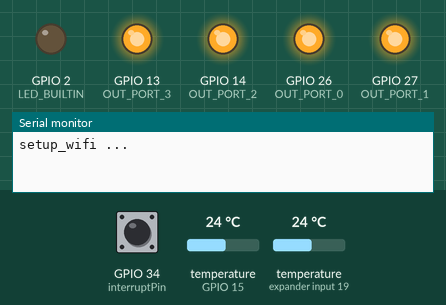
This sketch was run on a simulated ESP32. Shown: output pins drawn as LEDs (lit = HIGH), the last lines printed to the serial monitor. Dashed ring = blinking. Inputs (shaded band) come from the test bench; at power-on: GPIO 34 (interruptPin) HIGH, temperature (sensors on GPIO 15, expander input 19) 24 °C. WiFi joins after 1.5 s; servers stay silent unless stated.

Above: at 0.1 s.
At 3.89 s:
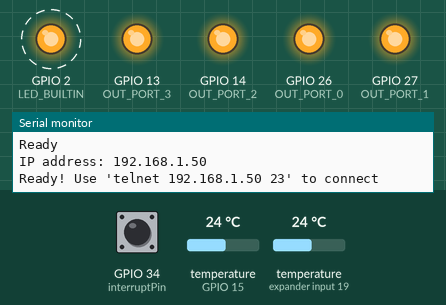
4.3 s: GPIO 34 (interruptPin) pulled LOW for 1.3 s
8.5 s: GPIO 34 (interruptPin) pulsed LOW 5 times (0.12 s each, 0.3 s apart)
Timing chart, 0 to 18.0 s (numbered marks = the images above; inputs shaded):
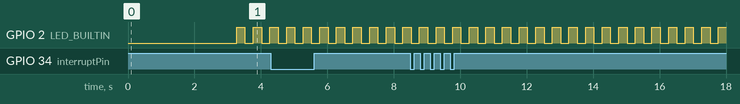

Measured:
- by itself, GPIO 2 (LED_BUILTIN): alternates HIGH for 0.25 s and LOW for 0.25 s

The sketch:

Atmor.ino
```cpp
#include <OneWire.h>
#include <DallasTemperature.h>
//#include "BluetoothSerial.h"
#include <WiFi.h>
#include <ESPmDNS.h>
#include <WiFiUdp.h>
#include <ArduinoOTA.h>

//const char* ssid = "D224_2.4G";
const char* ssid = "4OBEZYAN";
const char* password = "1qazxsw2";

//BluetoothSerial SerialBT;

volatile int PulseWaterCount;
volatile float  TempWaterIN = 0;
volatile float  TempWaterOUT = 0;
volatile float  TempWaterDUD = 0;
volatile float  TempWaterDest = 39.0;
volatile float  WaterFlow;
#define MAX_POSIBLE_DELTA 12.0 //Max heating possible at 5kw

volatile byte pow1 = 0; // 0 to 4
volatile byte pow2 = 0; // 0 to 4
volatile byte power = 0;  // 0 to 9, 0->off 9->5KW

volatile int preHeatCnt = 0;
volatile int postHeatCnt = 0;

#define LED_BUILTIN  2
#define interruptPin  34
#define ONE_WIRE_BUS 15
#define OUT_PORT_3 13
#define OUT_PORT_2 14
#define OUT_PORT_1 27
#define OUT_PORT_0 26
#define PRE_HEAT_SET 120
#define POST_HEAT_SET 120

#define P2KW OUT_PORT_0
#define P3KW OUT_PORT_1

volatile int qSec = 0; // 1/4 sec counter
bool bNewQSec = false;
bool isWaterFlow = false;
bool isWiFiInitDone = false;
bool isOTAinProgress = false;

OneWire oneWire(ONE_WIRE_BUS);
DallasTemperature sensors(&oneWire);

WiFiServer telnetServer(23); // --> default port for communication usign TELNET protocol | Server Instance
WiFiClient telnetClient; // --> Client Instanse

volatile int interruptCounter;
int totalInterruptCounter;
hw_timer_t * timer = NULL;
portMUX_TYPE timerMux = portMUX_INITIALIZER_UNLOCKED;

enum STATE {
  _IDLE,
  _PRE_HEAT,
  _HEAT,
  _POST_HEAT
} eState = _IDLE;

uint secondI = 0; // seconds counter

//1->25% 2->50% 3->75% 4->100%
static const byte powTbl[][2] = {
  {0, 0}, // 0.0
  {1, 0}, // 0.5
  {2, 0}, // 1.0
  {3, 0}, // 1.5
  {4, 0}, // 2.0
  {2, 2}, // 2.5
  {0, 4}, // 3.0
  {1, 4}, // 3.5
  {2, 4}, // 4.0
  {3, 4}, // 4.5
  {4, 4}  // 5.0
};


///////////////////////////////////////////////////////////////////
void IRAM_ATTR onTimer()
{
  //portENTER_CRITICAL_ISR(&timerMux);
  bNewQSec = true;
  //portEXIT_CRITICAL_ISR(&timerMux);
}
///////////////////////////////////////////////////////////////////
void IRQcounter()
{
  PulseWaterCount++;
}
///////////////////////////////////////////////////////////////////
void setup_timer()
{
  timer = timerBegin(0, 80, true);
  timerAttachInterrupt(timer, &onTimer, true);
  timerAlarmWrite(timer, 250000, true); //1000000 = 1 sec
  timerAlarmEnable(timer);
}
void setup_io()
{
  pinMode(LED_BUILTIN, OUTPUT);
  pinMode(interruptPin, INPUT_PULLUP);
  pinMode(OUT_PORT_0, OUTPUT);
  pinMode(OUT_PORT_1, OUTPUT);
  pinMode(OUT_PORT_2, OUTPUT);
  pinMode(OUT_PORT_3, OUTPUT);
  digitalWrite(OUT_PORT_0, HIGH);
  digitalWrite(OUT_PORT_1, HIGH);
  digitalWrite(OUT_PORT_2, HIGH);
  digitalWrite(OUT_PORT_3, HIGH);
}
void setup_wifi()
{
  Serial.println("setup_wifi ...");
  WiFi.mode(WIFI_STA);
  WiFi.begin(ssid, password);
  delay(3000);
  if (WiFi.waitForConnectResult() != WL_CONNECTED)
  {
    Serial.println("Connection Failed!");
    WiFi.setAutoReconnect(false);
    WiFi.disconnect();
    return;
    //delay(5000);
    //Serial.println(" Rebooting...");
    //ESP.restart();
  }
  // Port defaults to 3232
  // ArduinoOTA.setPort(3232);

  WiFi.setAutoReconnect(true);
  ArduinoOTA.setHostname("Atmor");

  // No authentication by default
  // ArduinoOTA.setPassword("admin")
  // Password can be set with it's md5 value as well
  // MD5(admin) = 21232f297a57a5a743894a0e4a801fc3
  // ArduinoOTA.setPasswordHash("21232f297a57a5a743894a0e4a801fc3");

  ArduinoOTA
  .onStart([]() {
    isOTAinProgress = true;
    telnetServer.close();

    String type;
    if (ArduinoOTA.getCommand() == U_FLASH)
      type = "sketch";
    else // U_SPIFFS
      type = "filesystem";

    // NOTE: if updating SPIFFS this would be the place to unmount SPIFFS using SPIFFS.end()
    Serial.println("Start updating " + type);
  })
  .onEnd([]() {
    isOTAinProgress = false;
    Serial.println("\nEnd");
  })
  .onProgress([](unsigned int progress, unsigned int total) {
    Serial.printf("Progress: %u%%\r", (progress / (total / 100)));
  })
  .onError([](ota_error_t error) {
    Serial.printf("Error[%u]: ", error);
    isOTAinProgress = false;
    if (error == OTA_AUTH_ERROR) Serial.println("Auth Failed");
    else if (error == OTA_BEGIN_ERROR) Serial.println("Begin Failed");
    else if (error == OTA_CONNECT_ERROR) Serial.println("Connect Failed");
    else if (error == OTA_RECEIVE_ERROR) Serial.println("Receive Failed");
    else if (error == OTA_END_ERROR) Serial.println("End Failed");
  });
  ArduinoOTA.begin();
  Serial.println("Ready");
  Serial.print("IP address: ");
  Serial.println(WiFi.localIP());

  setup_telnet();
  isWiFiInitDone = true;
}
void setup_telnet() {

  telnetServer.begin();
  telnetServer.setNoDelay(true); // --> Won't be storing data into buffer and wait for the ack. rather send the next data and in case nack is received, it will resend the whole data
  Serial.print("Ready! Use 'telnet ");
  Serial.print(WiFi.localIP());
  Serial.println(" 23' to connect");
}
///////////////////////////////////////////////////////////////////
size_t DEBUG(const char *format, ...)
{
  char loc_buf[64];
  char * temp = loc_buf;
  va_list arg;
  va_list copy;
  va_start(arg, format);
  va_copy(copy, arg);
  size_t len = vsnprintf(NULL, 0, format, arg);
  va_end(copy);
  if (len >= sizeof(loc_buf)) {
    temp = new char[len + 1];
    if (temp == NULL) {
      return 0;
    }
  }
  len = vsnprintf(temp, len + 1, format, arg);
  Serial.write((uint8_t*)temp, len);
  if (telnetClient && telnetClient.connected())
    telnetClient.write((uint8_t*)temp, len);

  va_end(arg);
  if (len > 64) {
    delete[] temp;
  }
  return len;
}
///////////////////////////////////////////////////////////////////
void telnet_handle()
{
  //check if there are any new clients
  if (telnetServer.hasClient())
  {
    if (telnetClient)
      telnetClient.stop();
    telnetClient = telnetServer.available();
    DEBUG("New Telnet Client connected\n");
    DEBUG(" WIn > WOut | Flow| Power\n");
  }

  //check client for data
  if (telnetClient && telnetClient.connected()) {
    if (telnetClient.available())
    {
      //get data from the telnet client and push it to the UART
      while (telnetClient.available())
      {
        char ch = telnetClient.read();
        if (ch < 127 && ch >= ' ')
          Serial.write(ch);
      }
    }
  }
}
///////////////////////////////////////////////////////////////////
void readAllTemp()
{
  //sensors.requestTemperatures(); // Send the command to get temperatures
  float t;
  t = sensors.getTempCByIndex(1);
  if (t > 0)
    TempWaterIN = t;
  t = sensors.getTempCByIndex(0);
  if (t > 0)
    TempWaterOUT = t;
  sensors.requestTemperatures(); // Send the command to get temperatures
}
/*
  void readTempWaterIN()
  {
  sensors.requestTemperaturesByIndex(1);
  TempWaterIN = sensors.getTempCByIndex(1);
  if(TempWaterIN < 0)
    TempWaterIN = 0;
  }
  void readTempWaterOUT()
  {
  sensors.requestTemperaturesByIndex(0);
  TempWaterOUT = sensors.getTempCByIndex(0);
  if(TempWaterOUT < 0)
    TempWaterOUT = 0;
  }
*/
///////////////////////////////////////////////////////////////////
byte CalcPow()
{
  int nNewPow = power;
  if (TempWaterDUD > TempWaterDest)
  {
    return 0;
  }

  if (TempWaterIN < (TempWaterDest - MAX_POSIBLE_DELTA))
    nNewPow = 10;

  float diff =  TempWaterDest - TempWaterOUT;

  if (diff > 1.0)
    nNewPow++;
  if (diff > 5.0)
    nNewPow++;

  if (diff < -1.0)
    nNewPow--;
  if (diff < -5.0)
    nNewPow--;

  if (nNewPow > 10)
    nNewPow = 10;

  if (nNewPow < 0)
    nNewPow = 0;

  return nNewPow;
}
///////////////////////////////////////////////////////////////////
void SetPow(byte nNewPow)
{
  if (nNewPow > 10)
    nNewPow = 10;

  power = nNewPow;
  pow1 = powTbl[power][0];
  pow2 = powTbl[power][1];
}
///////////////////////////////////////////////////////////////////
void SetPowerOff()
{
  power = 0;
  pow1 = 0;
  pow2 = 0;
}
///////////////////////////////////////////////////////////////////
void setKW(int nPin, boolean bOn)
{
  if (bOn)
    digitalWrite(nPin, LOW);
  else
    digitalWrite(nPin, HIGH);
}
///////////////////////////////////////////////////////////////////
void PWM_5KW(byte pwm) // 1/4 sec
{
  if (pwm == 4)
    pwm = 0;

  if (pow1 > pwm)
    setKW(P2KW, true);
  else
    setKW(P2KW, false);

  if (pow2 > pwm)
    setKW(P3KW, true);
  else
    setKW(P3KW, false);

}
///////////////////////////////////////////////////////////////////
void setup() {
  // put your setup code here, to run once:
  setup_io();
  Serial.begin (115200);
  //SerialBT.begin("Atmor"); //Bluetooth device name
  setup_wifi(); // + 	setup_telnet() inside
  sensors.begin();
  sensors.setWaitForConversion(false); // FALSE: function requestTemperature() etc returns immediately (USE WITH CARE!!)
  sensors.requestTemperatures();
  setup_timer();
  attachInterrupt(interruptPin, IRQcounter, RISING);
}
///////////////////////////////////////////////////////////////////
void readWaterCounter()
{
  WaterFlow = PulseWaterCount;
  if (PulseWaterCount > 0)
    isWaterFlow = true;
  else
    isWaterFlow = false;
  PulseWaterCount = 0;
}
///////////////////////////////////////////////////////////////////
void PrintStatus()
{
  DEBUG("%.1f > %.1f | %3d | %d \n",
        TempWaterIN, TempWaterOUT, (int)WaterFlow, power);
}
///////////////////////////////////////////////////////////////////
void every250mSec()
{
  //portENTER_CRITICAL(&timerMux);
  bNewQSec = false;
  //portEXIT_CRITICAL(&timerMux);
  PWM_5KW(qSec);

  if (qSec % 2 == 0)
    digitalWrite(LED_BUILTIN, HIGH);
  else
    digitalWrite(LED_BUILTIN, LOW);
}
///////////////////////////////////////////////////////////////////
void setState(STATE s)
{
  if(eState == s )
    return;
  eState = s;
  switch (eState)
  {
    case _IDLE:      DEBUG("State=>Idle\n");        break;
    case _PRE_HEAT:  DEBUG("State=>PreHeat\n");     break;
    case _POST_HEAT: DEBUG("State=>PostHead\t\n");  break;
    case _HEAT:      DEBUG("State=>Heat\n");
                     secondI = 0;
               break;
  }

}
///////////////////////////////////////////////////////////////////
void every1Sec() //New second section
{
  readAllTemp();
  readWaterCounter();

  if (!isWaterFlow)
  {
    SetPowerOff();
    switch (eState)
    {
      case _IDLE:
        break;

      case _POST_HEAT:
        postHeatCnt--;
        if (postHeatCnt == 0)
          setState(_IDLE);
        break;

      case _PRE_HEAT:
        preHeatCnt++;
        if (preHeatCnt >= PRE_HEAT_SET)
          setState(_IDLE);
        break;

      case _HEAT:
        postHeatCnt = POST_HEAT_SET;
        setState(_POST_HEAT);
        break;

    }

    return;
  }

  //WaterFlow ON
  PrintStatus();

  if (TempWaterDUD > (TempWaterDest + 3))
  {
    SetPowerOff();
    return;
  }

  switch (eState)
  {
    case _IDLE:
      preHeatCnt = PRE_HEAT_SET;
      setState(_PRE_HEAT);
      break;

    case _POST_HEAT:
      setState(_HEAT);
      break;

    case _PRE_HEAT:
      preHeatCnt--;
      if (preHeatCnt <= 0)
        setState(_HEAT);
      break;

    case _HEAT:
      if (secondI % 5 == 0) // every 5 sec
        SetPow(CalcPow());
      break;

  }
}
///////////////////////////////////////////////////////////////////
void every60Sec()
{
  if (!isWaterFlow)
  {
    if (!isWiFiInitDone)
    {
      Serial.println("setup_wifi try ...");
      setup_wifi();
    }
    else if (WiFi.status() != WL_CONNECTED)
    {
      Serial.println("WiFi.reconnect ...");
      WiFi.reconnect();
    }
  }
  PrintStatus();
}
///////////////////////////////////////////////////////////////////
void loop()
{
  if (isOTAinProgress)
  {
    ArduinoOTA.handle();
    return;
  }

  if (!bNewQSec)
  {
    if (!isWaterFlow) // nothing to do :)
    {
      delay(1);
      ArduinoOTA.handle();
      telnet_handle();
    }
    return;
  }

  every250mSec();

  qSec++;
  if (qSec == 4)
    qSec = 0;
  else
    return;

  secondI++;
  every1Sec();

  if ((secondI % 60 != 0))
    return;

  every60Sec();
}
```
